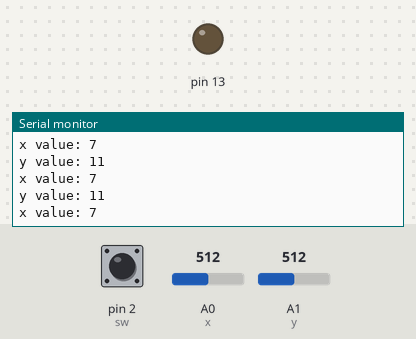
Simulated run of this sketch. Board: Arduino Uno, built with avr-gcc and run on an emulated ATmega328P. Parts: output pins drawn as LEDs (lit = HIGH), the last lines printed to the serial monitor. The test bench sets the inputs (shaded band); at power-on: A0 (x) = 512, A1 (y) = 512, pin 2 (sw) HIGH.

Above: at 1.2 s.
1.3 s: A0 (x) set to 530
At 2.4 s:
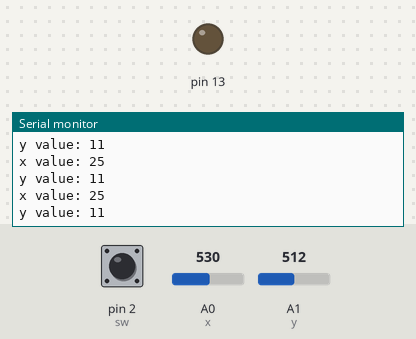
4.3 s: A1 (y) set to 411
At 5.1 s:
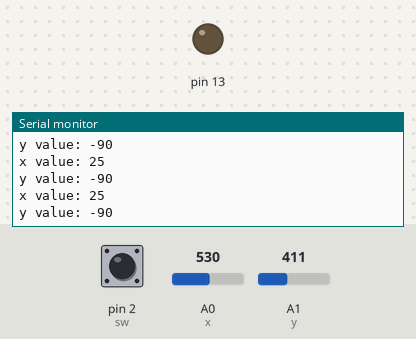
5.8 s: A1 (y) set to 394
At 6.9 s:
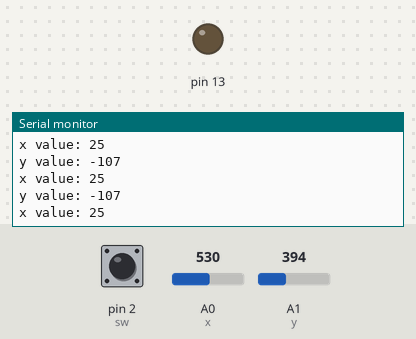
Timing chart, 0 to 8.8 s (numbered marks = the images above; inputs shaded):
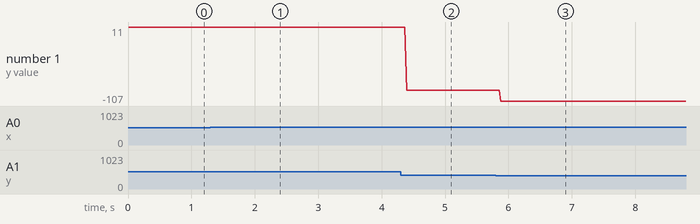

The sketch:

readJoystick.ino
```cpp
// pin defining
const byte x = A0;
const byte y = A1;
const int sw = 2;

// x and y axis offsets (makes the measured values 0 when you're not moving the joystick)
const int xOffset = 505;
const int yOffset = 501;

void setup() {

  // pinmodes
  pinMode(13, OUTPUT);
  pinMode(x, INPUT);
  pinMode(y, INPUT);
  pinMode(sw, INPUT_PULLUP);

  // serial startup at 9600 baud
  Serial.begin(9600);
}

void loop() {

  // fixing inaccuracy of x values
  int xVal = analogRead(x) - xOffset;
  if (xVal >= -1 && xVal <= 1) xVal = 0;

  // fixing inaccuracy of y values
  int yVal = analogRead(y) - yOffset;
  if (yVal >= -1 && yVal <= 1) yVal = 0;

  // printing "SWITCH PRESSED" to serial when switch is pressed
  if (digitalRead(sw) == LOW) Serial.println("SWITCH PRESSED");

  // printing measured values to serial if they aren't 0
    if (xVal != 0) {
  Serial.print("x value: ");
  Serial.println(xVal);
  }

  if (yVal != 0) {
  Serial.print("y value: ");
  Serial.println(yVal);
  }

  // 8ms delay
  delay(8);
}
```

Measured:
- the behaviour switches between 514 and 515 on A0 (x) (found by bisection; images 0 and 1)
- the behaviour switches between 402 and 401 on A1 (y) (found by bisection; images 2 and 3)
- after the input at 1.3 s, the serial monitor: prints a new line after 0.08 s (image 1)
- after the input at 4.3 s, the serial monitor: prints a new line after 0.09 s (image 2)
- after the input at 5.8 s, the serial monitor: prints a new line after 0.08 s (image 3)
- plotted number 1: 11 → -90 after the input at 4.3 s, -90 → -107 after the input at 5.8 s
